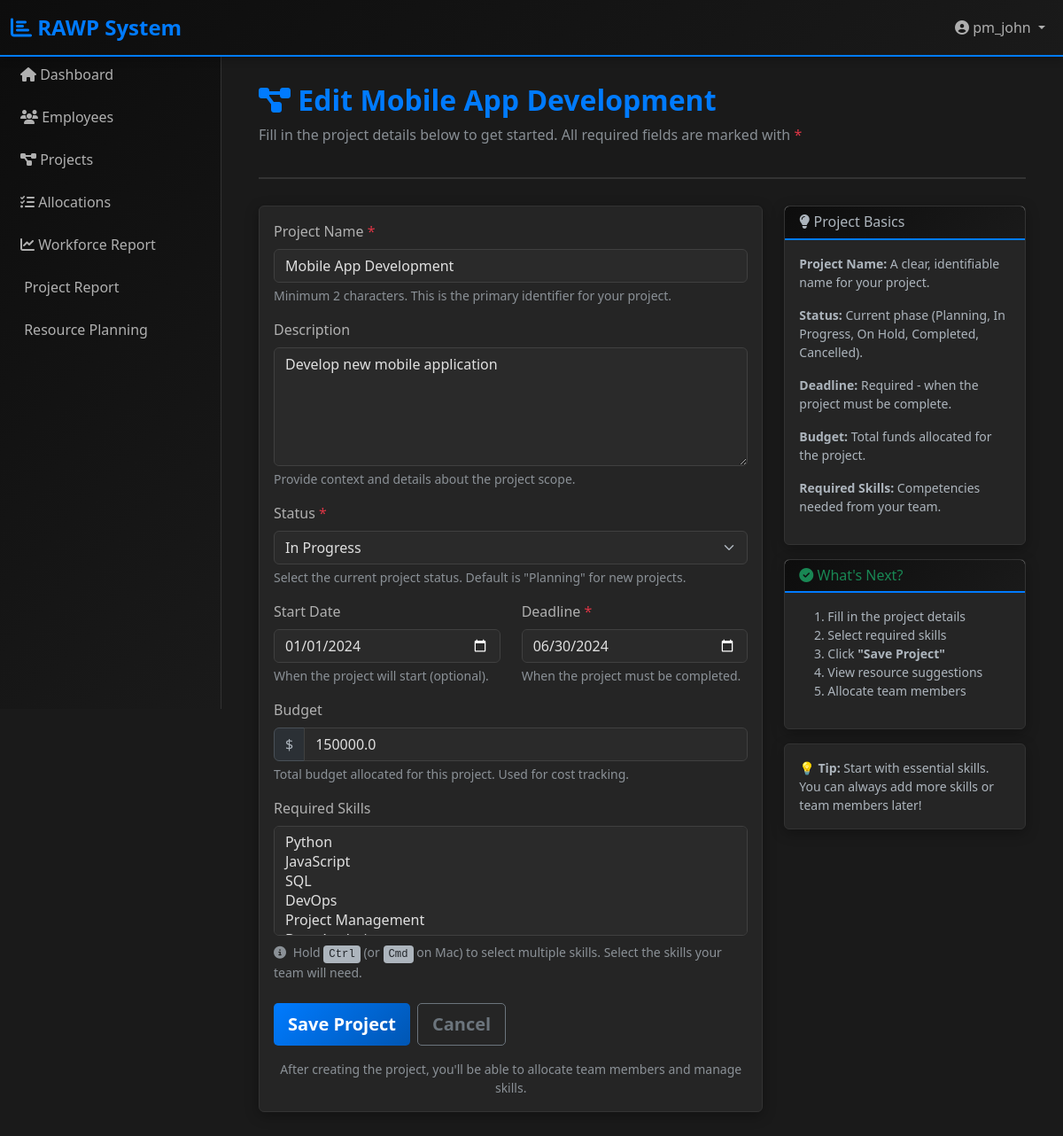
Page /projects/1/edit (signed in) on the committed database.
### app/models.py (models this page shows, shortened)
class User(UserMixin, db.Model):
    __tablename__ = 'users'
    id = db.Column(db.Integer, primary_key=True)
    username = db.Column(db.String(80), unique=True, nullable=False)
    email = db.Column(db.String(120), unique=True, nullable=False)
    password_hash = db.Column(db.String(255), nullable=False)
    role = db.Column(db.Enum(Role), nullable=False, default=Role.EMPLOYEE)
    is_active = db.Column(db.Boolean, default=True)
    created_at = db.Column(db.DateTime, default=datetime.utcnow)
    updated_at = db.Column(db.DateTime, default=datetime.utcnow, onupdate=datetime.utcnow)
    employee = db.relationship('Employee', backref='user', uselist=False, cascade='all, delete-orphan')
    audit_logs = db.relationship('AuditLog', backref='user', lazy=True, cascade='all, delete-orphan')

class Project(db.Model):
    __tablename__ = 'projects'
    id = db.Column(db.Integer, primary_key=True)
    name = db.Column(db.String(200), nullable=False)
    description = db.Column(db.Text)
    status = db.Column(db.String(50), default='Planning')  # Planning, In Progress, On Hold, Completed, Cancelled
    start_date = db.Column(db.Date)
    deadline = db.Column(db.Date, nullable=False)
    budget = db.Column(db.Float)
    created_by = db.Column(db.Integer, db.ForeignKey('users.id'))
    created_at = db.Column(db.DateTime, default=datetime.utcnow)
    updated_at = db.Column(db.DateTime, default=datetime.utcnow, onupdate=datetime.utcnow)
    creator = db.relationship('User', foreign_keys=[created_by], backref='created_projects')
    allocations = db.relationship('ResourceAllocation', backref='project', lazy=True, cascade='all, delete-orphan')

### app/routes/projects.py (the view)
@projects_bp.route('/<int:project_id>/edit', methods=['GET', 'POST'])
@login_required
@require_role('Admin', 'Project Manager')
def edit_project(project_id):
    project = Project.query.get_or_404(project_id)
    form = ProjectForm()
    if form.validate_on_submit():
        try:
            old_data = {
                'name': project.name,
                'status': project.status,
                'deadline': str(project.deadline)
            }
            project.name = form.name.data
            project.description = form.description.data
            project.status = form.status.data
            project.start_date = form.start_date.data
            project.deadline = form.deadline.data
            project.budget = form.budget.data
            project.required_skills.clear()
            if form.required_skills.data:
                skills = Skill.query.filter(Skill.id.in_(form.required_skills.data)).all()
                project.required_skills.extend(skills)
            db.session.commit()
            log_audit('UPDATE', 'Project', project.id, {
                'old_data': old_data,
                'new_data': {
                    'name': form.name.data,
                    'status': form.status.data,
                    'deadline': str(form.deadline.data)
                }
            })
            flash(f'Project updated successfully!', 'success')
            return redirect(url_for('projects.view_project', project_id=project.id))
        except Exception as e:
            db.session.rollback()
            flash(f'Error updating project: {str(e)}', 'danger')
    elif request.method == 'GET':
        form.name.data = project.name
        form.description.data = project.description
        form.status.data = project.status
        form.start_date.data = project.start_date
        form.deadline.data = project.deadline
        form.budget.data = project.budget
        form.required_skills.data = [s.id for s in project.required_skills]
    return render_template('projects/form.html',
                         title=f'Edit {project.name}',
                         form=form,
                         action='Edit',
                         project=project)

### app/templates/projects/form.html (shortened to what this page needs)
{% extends "base.html" %}
{% block content %}
<div class="container-fluid">
    <div class="page-header">
        <h1 class="page-title"><i class="fas fa-project-diagram"></i> {{ title }}</h1>
        <p class="text-muted">Fill in the project details below to get started. All required fields are marked with <span class="text-danger">*</span></p>
    </div>
    <div class="row">
        <div class="col-lg-8">
            <div class="card">
                <div class="card-body">
                    <form method="POST" novalidate id="projectForm">
                        <div class="mb-3">
                            <label class="form-label">{{ form.name.label }} <span class="text-danger">*</span></label>
                            {{ form.name(class="form-control" + (" is-invalid" if form.name.errors else ""), placeholder="Enter project name") }}
                            <small class="text-muted d-block mt-1">Minimum 2 characters. This is the primary identifier for your project.</small>
                        </div>
                        <div class="mb-3">
                            <label class="form-label">{{ form.description.label }}</label>
                            {{ form.description(class="form-control" + (" is-invalid" if form.description.errors else ""), rows=5, placeholder="Describe what this project will accomplish") }}
                            <small class="text-muted d-block mt-1">Provide context and details about the project scope.</small>
                        </div>
                        <div class="mb-3">
                            <label class="form-label">{{ form.status.label }} <span class="text-danger">*</span></label>
                            {{ form.status(class="form-select" + (" is-invalid" if form.status.errors else "")) }}
                            <small class="text-muted d-block mt-1">Select the current project status. Default is "Planning" for new projects.</small>
                        </div>
                        <div class="row">
                            <div class="col-md-6 mb-3">
                                <label class="form-label">{{ form.start_date.label }}</label>
                                {{ form.start_date(class="form-control" + (" is-invalid" if form.start_date.errors else ""), type="date") }}
                                <small class="text-muted d-block mt-1">When the project will start (optional).</small>
                            </div>
                            <div class="col-md-6 mb-3">
                                <label class="form-label">{{ form.deadline.label }} <span class="text-danger">*</span></label>
                                {{ form.deadline(class="form-control" + (" is-invalid" if form.deadline.errors else ""), type="date") }}
                                <small class="text-muted d-block mt-1">When the project must be completed.</small>
                            </div>
                        </div>
                        <div class="mb-3">
                            <label class="form-label">{{ form.budget.label }}</label>
                            <div class="input-group">
                                <span class="input-group-text">$</span>
                                {{ form.budget(class="form-control" + (" is-invalid" if form.budget.errors else ""), placeholder="0.00", type="number", step="0.01") }}
                            </div>
                            <small class="text-muted d-block mt-1">Total budget allocated for this project. Used for cost tracking.</small>
                        </div>
                        <div class="mb-4">
                            <label class="form-label">{{ form.required_skills.label }}</label>
                            {{ form.required_skills(class="form-select" + (" is-invalid" if form.required_skills.errors else ""), size=5) }}
                            <small class="text-muted d-block mt-2">
                                <i class="fas fa-info-circle me-1"></i>
                                Hold <kbd>Ctrl</kbd> (or <kbd>Cmd</kbd> on Mac) to select multiple skills.
                                Select the skills your team will need.
                            </small>
                        </div>
                        <div class="d-grid gap-2 d-md-flex justify-content-md-start">
                            {{ form.submit(class="btn btn-lg btn-primary", id="submitBtn") }}
                            <a href="{{ url_for('projects.list_projects') }}" class="btn btn-lg btn-outline-secondary">Cancel</a>
                        </div>
                        <small class="text-muted d-block mt-3 text-center">After creating the project, you'll be able to allocate team members and manage skills.</small>
                    </form>
                </div>
            </div>
        </div>
        <div class="col-lg-4">
            <div class="card mb-3">
                <div class="card-header bg-light">
                    <h6 class="mb-0"><i class="fas fa-lightbulb"></i> Project Basics</h6>
                </div>
                <div class="card-body small">
                    <p><strong>Project Name:</strong> A clear, identifiable name for your project.</p>
                    <p><strong>Status:</strong> Current phase (Planning, In Progress, On Hold, Completed, Cancelled).</p>
                    <p><strong>Deadline:</strong> Required - when the project must be complete.</p>
                    <p><strong>Budget:</strong> Total funds allocated for the project.</p>
                    <p><strong>Required Skills:</strong> Competencies needed from your team.</p>
                </div>
            </div>
            <div class="card mb-3">
                <div class="card-header bg-light text-success">
                    <h6 class="mb-0"><i class="fas fa-check-circle"></i> What's Next?</h6>
                </div>
                <div class="card-body small">
                    <ol>
                        <li>Fill in the project details</li>
                        <li>Select required skills</li>
                        <li>Click <strong>"{{ form.submit.label }}"</strong></li>
                        <li>View resource suggestions</li>
                        <li>Allocate team members</li>
                    </ol>
                </div>
            </div>
            <div class="card">
                <div class="card-body small">
                    <p class="mb-0"><strong>💡 Tip:</strong> Start with essential skills. You can always add more skills or team members later!</p>
                </div>
            </div>
        </div>
    </div>
</div>
{% endblock %}

### app/templates/base.html (shortened to what this page needs)
<!DOCTYPE html>
<html lang="en">
<head>
    <link href="https://cdn.jsdelivr.net/npm/bootstrap@5.3.0/dist/css/bootstrap.min.css" rel="stylesheet">
    <link href="https://cdnjs.cloudflare.com/ajax/libs/font-awesome/6.4.0/css/all.min.css" rel="stylesheet">
</head>
<body data-bs-theme="dark">
    <nav class="navbar navbar-expand-lg sticky-top">
        <div class="container-fluid">
            <a class="navbar-brand" href="{{ url_for('main.dashboard') }}">
                <i class="fas fa-chart-bar"></i> RAWP System
            </a>
            <div class="collapse navbar-collapse" id="navbarNav">
                <ul class="navbar-nav ms-auto">
                    {% if current_user.is_authenticated %}
                    <li class="nav-item dropdown">
                        <a class="nav-link dropdown-toggle" href="#" id="userMenu" role="button" data-bs-toggle="dropdown">
                            <i class="fas fa-user-circle"></i> {{ current_user.username }}
                        </a>
                    </li>
                    {% else %}
                    <li class="nav-item">
                        <a class="nav-link" href="{{ url_for('auth.login') }}">Login</a>
                    </li>
                    {% endif %}
                </ul>
            </div>
        </div>
    </nav>
    {% if current_user.is_authenticated %}
    <div class="sidebar">
        <nav class="nav flex-column">
            <a class="nav-link" href="{{ url_for('main.dashboard') }}">
                <i class="fas fa-home"></i> Dashboard
            </a>
            {% if current_user.role.value in ['Admin', 'HR Manager', 'Project Manager', 'Top Management'] %}
            <a class="nav-link" href="{{ url_for('employees.list_employees') }}">
                <i class="fas fa-users"></i> Employees
            </a>
            {% endif %}
            {% if current_user.role.value in ['Admin', 'Project Manager', 'Top Management', 'HR Manager'] %}
            <a class="nav-link" href="{{ url_for('projects.list_projects') }}">
                <i class="fas fa-project-diagram"></i> Projects
            </a>
            {% endif %}
            {% if current_user.role.value in ['Admin', 'Project Manager', 'HR Manager', 'Top Management'] %}
            <a class="nav-link" href="{{ url_for('allocations.list_allocations') }}">
                <i class="fas fa-tasks"></i> Allocations
            </a>
            {% endif %}
            {% if current_user.role.value in ['Admin', 'Top Management', 'HR Manager', 'Project Manager'] %}
            <a class="nav-link" href="{{ url_for('main.workforce_report') }}">
                <i class="fas fa-chart-line"></i> Workforce Report
            </a>
            {% endif %}
            {% if current_user.role.value in ['Admin', 'Top Management', 'HR Manager', 'Project Manager'] %}
            <a class="nav-link" href="{{ url_for('main.project_report') }}">
                 Project Report
            </a>
            {% endif %}
            {% if current_user.role.value in ['Admin', 'Top Management', 'HR Manager', 'Project Manager'] %}
            <a class="nav-link" href="{{ url_for('main.resource_planning') }}">
                 Resource Planning
            </a>
            {% endif %}
        </nav>
    </div>
    {% endif %}
    <div class="main-content">
        {% block content %}{% endblock %}
    </div>
</body>
</html>

### rows in the picture
User: username "pm_john"
Project: name "Mobile App Development", description "Develop new mobile application", status "In Progress", start_date "01/01/2024", deadline "06/30/2024", budget "150000.0"

### other values in the picture
{{ title }} "Edit Mobile App Development"
